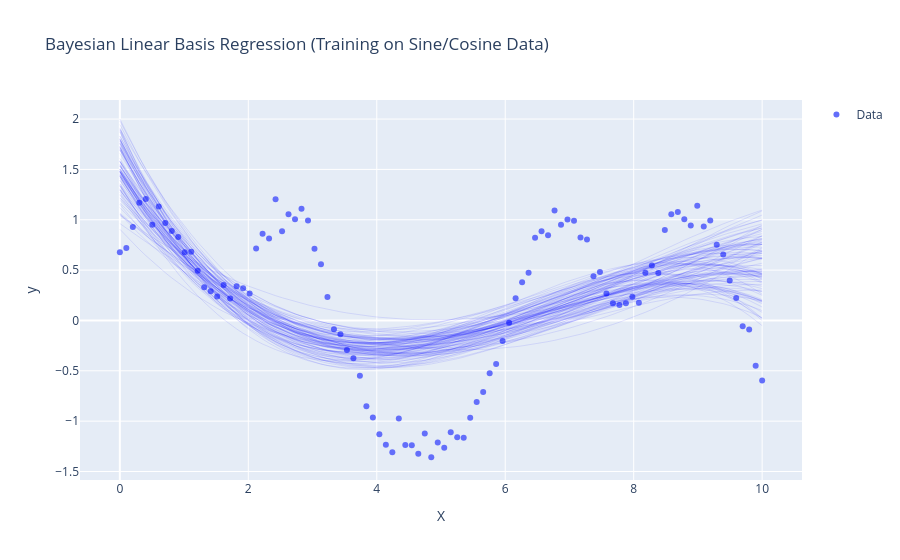

Notebook source saved alongside this figure:
### Code cell
import torch
import pyro
import pyro.distributions as dist
from pyro.infer import MCMC, NUTS
import plotly.graph_objects as go
import numpy as np

# Generate synthetic data using a combination of sine and cosine functions
np.random.seed(0)
n = 100
X = np.linspace(0, 10, n)  # X values

# Combining sine and cosine functions to create a synthetic signal
y_true = np.sin(X) + 0.5 * np.cos(2 * X) + 0.3 * np.sin(3 * X)
y = y_true + np.random.normal(0, 0.1, size=n)  # Adding some noise

# Convert data to torch tensors
X_tensor = torch.tensor(X, dtype=torch.float).unsqueeze(1)  # Shape (n, 1)
y_tensor = torch.tensor(y, dtype=torch.float)

# Define the basis functions {1, x, x^2, x^3}
def basis_functions(X):
    return torch.stack([torch.ones_like(X), X, X**2, X**3], dim=1)

# Define Bayesian Linear Basis Regression Model using Pyro
def bayesian_linear_basis_regression(X, y=None):
    # Priors for weights and intercept for each basis function
    w = pyro.sample("w", dist.Normal(torch.zeros(4), 1 * torch.ones(4)))  # Weights for {1, x, x^2, x^3}
    sigma = pyro.sample("sigma", dist.HalfCauchy(1.0))  # Prior for noise
    
    # Linear combination of basis functions
    Phi_X = basis_functions(X)  # Design matrix
    mean = torch.matmul(Phi_X, w)  # Linear model: w0 + w1*x + w2*x^2 + w3*x^3
    
    # Likelihood
    with pyro.plate("data", X.shape[0]):
        pyro.sample("obs", dist.Normal(mean, sigma), obs=y)

# NUTS sampler
nuts_kernel = NUTS(bayesian_linear_basis_regression)
mcmc = MCMC(nuts_kernel, num_samples=1000, warmup_steps=500)
mcmc.run(X_tensor[:, 0], y_tensor)

# Extract samples from the posterior
posterior_samples = mcmc.get_samples()

# Convert to numpy arrays for plotting
w_samples = posterior_samples['w'].numpy()

# Generate the predicted regression lines from posterior samples
X_plot = np.linspace(0, 10, 100)  # For plotting smooth curve
X_plot_tensor = torch.tensor(X_plot, dtype=torch.float).unsqueeze(1)
Phi_X_plot = basis_functions(X_plot_tensor).numpy().reshape(100, 4)  # Fix the shape

# Generate regression lines using posterior samples
y_pred_samples = np.dot(Phi_X_plot, w_samples.T)  # Matrix multiplication

# Plot the original data and the posterior predictive regression lines
fig = go.Figure()

# Scatter plot of the original data
fig.add_trace(go.Scatter(x=X, y=y, mode='markers', name='Data'))

# Plot regression lines for a subset of posterior samples
for i in range(100):  # Plot 100 regression lines from posterior samples
    fig.add_trace(go.Scatter(x=X_plot, y=y_pred_samples[:, i], mode='lines', line=dict(width=0.5, color='blue'), opacity=0.2, showlegend=False))

# Update layout
fig.update_layout(
    title="Bayesian Linear Basis Regression (Training on Sine/Cosine Data)",
    xaxis_title="X",
    yaxis_title="y",
)

# Show plot
fig.show()
